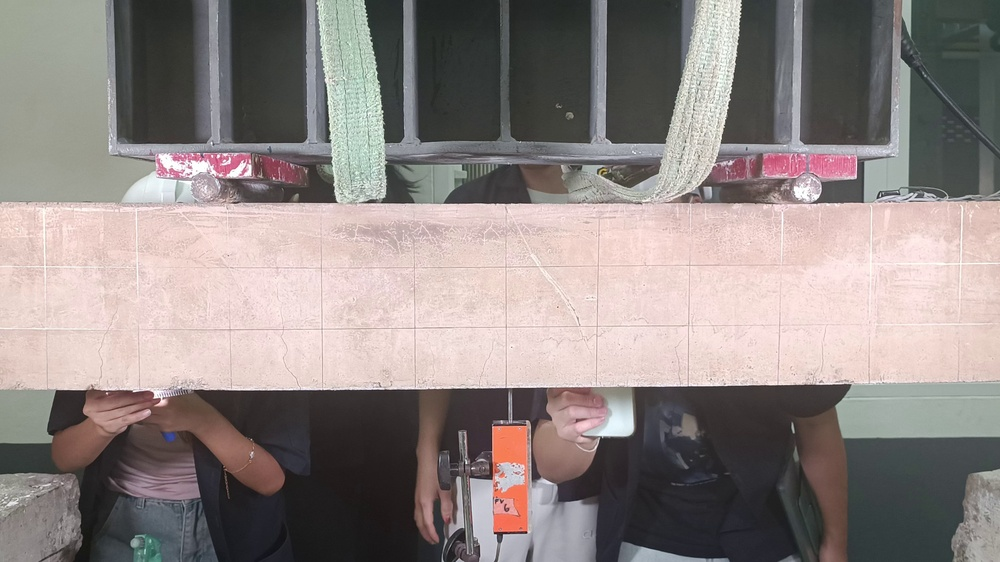
#> input picture code/images/frame_0013.jpg, 1000 x 562 px, shrunk from 3840 x 2160 before the run
$ python f_histogram.py
#> lines starting #> are read from the running program, lines starting #| are printed output that depends on the picture
import cv2
import matplotlib.pyplot as plt

# Load the image in color
image = cv2.imread('../images/frame_0013.jpg')
#> image is the input picture: shape (562, 1000, 3); mean B, G, R 131.4, 133.8, 143.1

# Check if the image is loaded correctly
if image is None:
    raise FileNotFoundError("Image not found or unable to load.")

# Extract the blue channel
blue = image[:, :, 2]
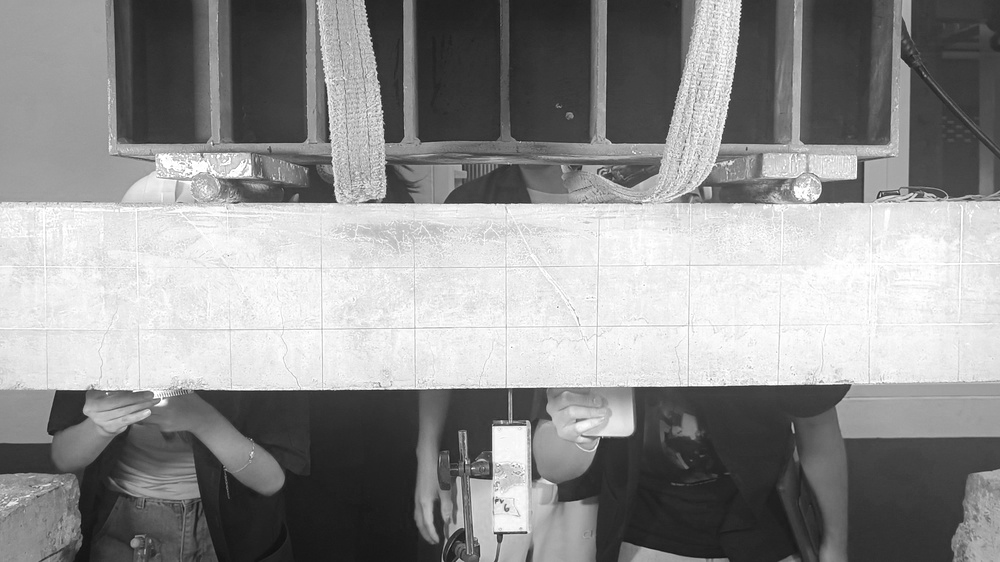
#> blue: shape (562, 1000); min 14, max 255, mean 143.1

# Plot the histogram of the blue channel
plt.hist(blue.ravel(), bins=256)
plt.title('Histogram of Blue Channel')
plt.show()
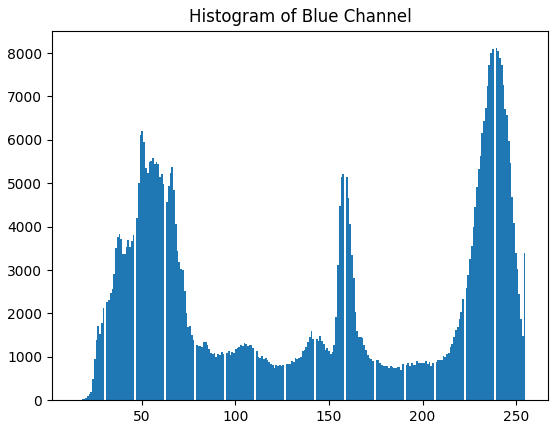
#> figure drawn by matplotlib, 1 panel; tallest bar 8111 high, from x = 239 to 239.9

$ run again, with code/images/frame_0000.jpg copied over code/images/frame_0013.jpg
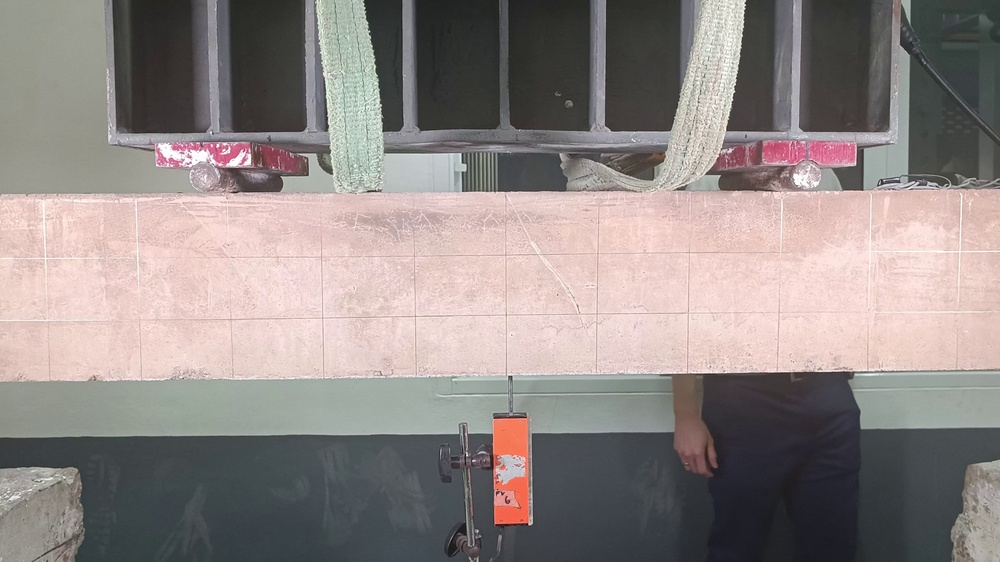
#> input picture code/images/frame_0000.jpg, 1000 x 562 px, shrunk from 3840 x 2160 before the run
#> image is the input picture: shape (562, 1000, 3); mean B, G, R 133.5, 135.8, 144.6
#> `blue = image[:, :, 2]`:
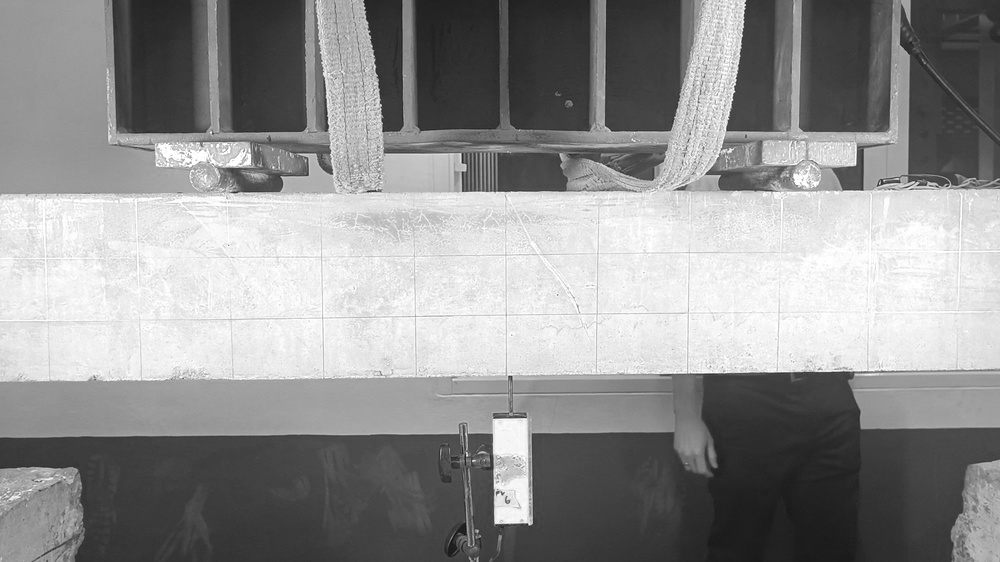
#> blue: shape (562, 1000); min 13, max 255, mean 144.6
#> `plt.show()`:
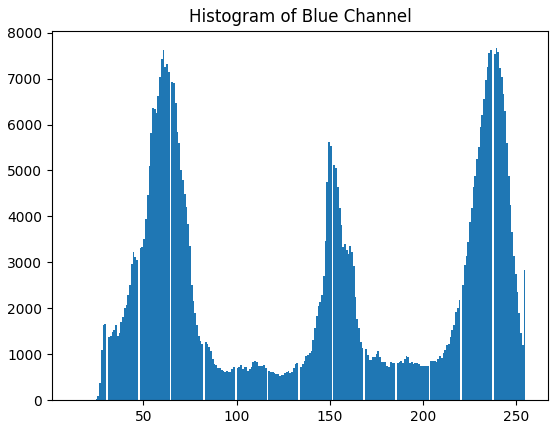
#> figure drawn by matplotlib, 1 panel; tallest bar 7662 high, from x = 238.9 to 239.9

$ run again, with code/images/frame_0015.jpg copied over code/images/frame_0013.jpg
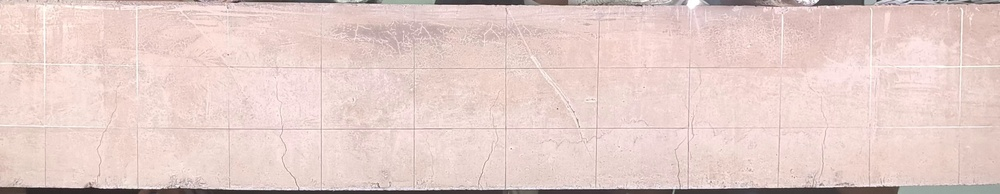
#> input picture code/images/frame_0015.jpg, 1000 x 194 px, shrunk from 3840 x 745 before the run
#> image is the input picture: shape (194, 1000, 3); mean B, G, R 201.5, 206.3, 229.6
#> `blue = image[:, :, 2]`:
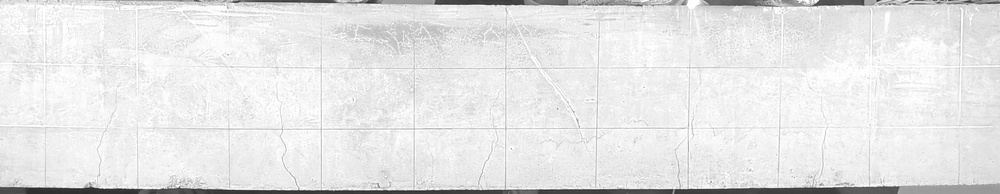
#> blue: shape (194, 1000); min 38, max 255, mean 229.6
#> `plt.show()`:
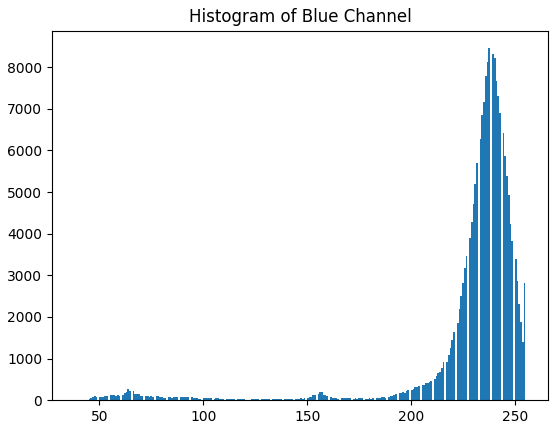
#> figure drawn by matplotlib, 1 panel; tallest bar 8458 high, from x = 237.2 to 238

$ run again, with code/images/1080.jpg copied over code/images/frame_0013.jpg
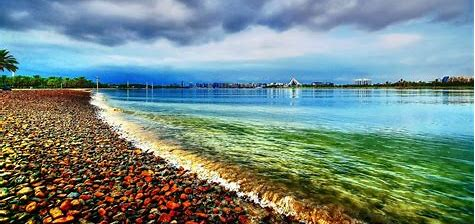
#> input picture code/images/1080.jpg, 475 x 224 px
#> image is the input picture: shape (224, 475, 3); mean B, G, R 133.2, 138.6, 115.5
#> `blue = image[:, :, 2]`:
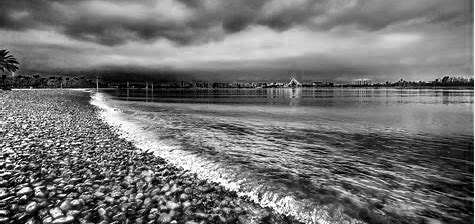
#> blue: shape (224, 475); min 0, max 255, mean 115.5
#> `plt.show()`:
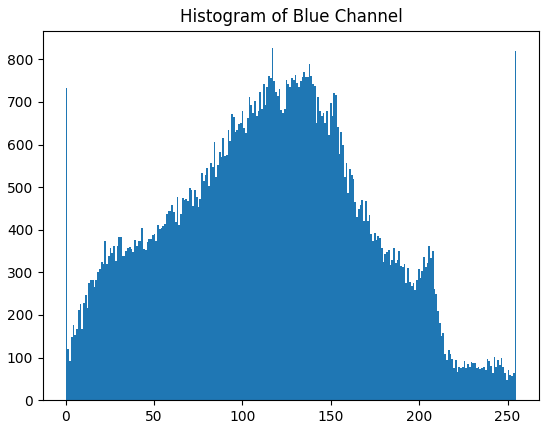
#> figure drawn by matplotlib, 1 panel; tallest bar 826 high, from x = 116.5 to 117.5
